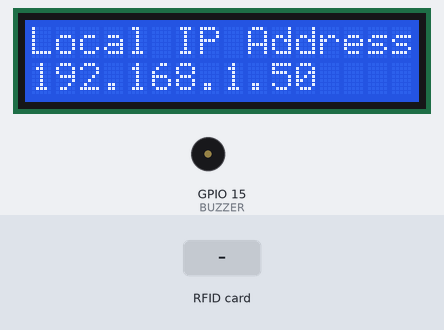
Recording of a sketch running on a simulated ESP8266 (NodeMCU). On the bench: 16×2 character LCD, buzzer (waves = sounding, pin HIGH). The inputs (shaded band) are chosen by the test bench. WiFi joins after 1.5 s; servers stay silent unless stated; what the sketch prints to the serial monitor is not drawn.

Above: at 2.2 s.
At 15.5 s:
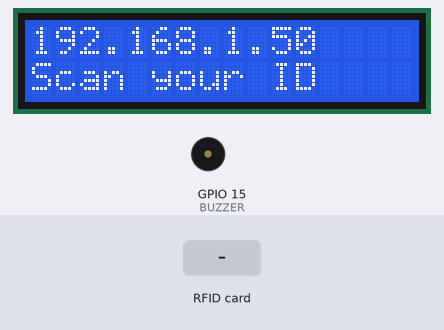
15.6 s: RFID card 5E 7A 19 C4 held to the reader
At 15.82 s:
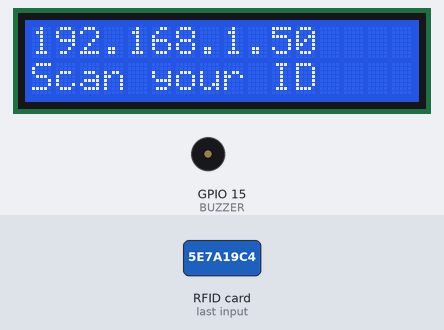
At 17.0 s:
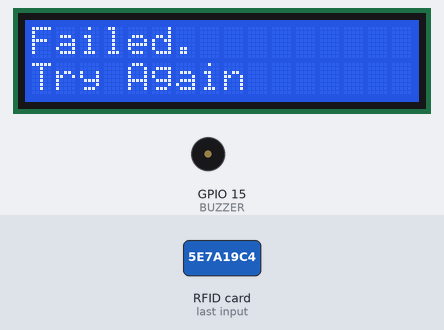
Timing chart, 0 to 18.6 s (numbered marks = the images above; inputs shaded):
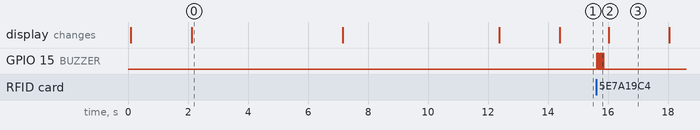

Measured:
- after the input at 15.6 s, GPIO 15 (BUZZER): alternates HIGH for 0.02 s and LOW for 0.04 s, 10 changes in all, then stays LOW, starting at once
- what the display in image 0 shows lasts 5.1 s, from 2.1 s to 7.2 s
- what the display in image 3 shows lasts 2.0 s, from 16.0 s to 18.0 s

The sketch:

readData.ino
```cpp
#include <Arduino.h>
#include <ESP8266WiFi.h>
#include <SPI.h>
#include <MFRC522.h>
#include <HTTPSRedirect.h>
#include <Wire.h>
#include <LiquidCrystal_I2C.h>

LiquidCrystal_I2C lcd(0x27, 16, 2);

//---------------------------------------------------------------------------------------------------------
// Enter Google Script Deployment ID:
const char *GScriptId = "DEPLOYMENT_ID";
String gate_number = "LOCATION"; // Location of the machine, you can use multiple

//---------------------------------------------------------------------------------------------------------
// Enter network credentials:
const char* ssid     = "WIFI_NAME";
const char* password = "PASSWORD";

//---------------------------------------------------------------------------------------------------------
String payload_base =  "{\"command\": \"insert_row\", \"sheet_name\": \"Sheet1\", \"values\": ";
String payload = "";

//---------------------------------------------------------------------------------------------------------
// Google Sheets setup (do not edit)
const char* host        = "script.google.com";
const int   httpsPort   = 443;
const char* fingerprint = "";  // Consider adding the fingerprint for better security
String url = String("/macros/s/") + GScriptId + "/exec";
HTTPSRedirect* client = nullptr;

//------------------------------------------------------------
String student_id;

int blocks[] = {4,5,6,8,9};
#define total_blocks  (sizeof(blocks) / sizeof(blocks[0]))

#define RST_PIN  0  // D3
#define SS_PIN   2  // D4
#define BUZZER   15 // D8

MFRC522 mfrc522(SS_PIN, RST_PIN);
MFRC522::MIFARE_Key key;
MFRC522::StatusCode status;

byte bufferLen = 18;
byte readBlockData[18];

/****************************************************************************************************
 * setup Function
****************************************************************************************************/
void setup() {
  //----------------------------------------------------------
  Serial.begin(9600);
  delay(10);
  Serial.println('\n');

  //----------------------------------------------------------
  SPI.begin();

  //----------------------------------------------------------
  lcd.init();
  lcd.backlight();
  lcd.clear();
  lcd.setCursor(0,0);
  lcd.print("Connecting to");
  lcd.setCursor(0,1);
  lcd.print("WiFi...");

  //----------------------------------------------------------
  WiFi.begin(ssid, password);
  Serial.print("Connecting to ");
  Serial.print(ssid); Serial.println(" ...");

  while (WiFi.status() != WL_CONNECTED) {
    delay(1000);
    Serial.print(".");
  }

  Serial.println('\n');
  Serial.println("WiFi Connected!");
  lcd.clear();
  lcd.setCursor(0,0);
  lcd.print("Local IP Address");
  lcd.setCursor(0,1);
  lcd.print(WiFi.localIP());

  //----------------------------------------------------------
  pinMode(BUZZER, OUTPUT);
  digitalWrite(BUZZER, LOW);

  //----------------------------------------------------------
  client = new HTTPSRedirect(httpsPort);
  client->setInsecure();
  client->setPrintResponseBody(true);
  client->setContentTypeHeader("application/json");

  delay(5000);
  lcd.clear();
  lcd.setCursor(0,0);
  lcd.print("Connecting to");
  lcd.setCursor(0,1);
  lcd.print("Server...");
  delay(5000);

  //----------------------------------------------------------
  Serial.print("Connecting to ");
  Serial.println(host);

  //----------------------------------------------------------
  bool flag = false;
  for(int i = 0; i < 5; i++){
    int retval = client->connect(host, httpsPort);
    if (retval == 1){
      flag = true;
      String msg = "Connected!";
      Serial.println(msg);
      lcd.clear();
      lcd.setCursor(0,0);
      lcd.print("Server");
      lcd.setCursor(0,1);
      lcd.print(msg);
      delay(2000);
      break;
    } else {
      Serial.println("Connection failed, Retrying...");
    }
  }

  //----------------------------------------------------------
  if (!flag) {
    lcd.clear();
    lcd.setCursor(0,1);
    lcd.print("Connection failed");
    Serial.print("Could not connect to server: ");
    Serial.println(host);
    delay(5000);
    return;
  }

  //----------------------------------------------------------
  delete client;
  client = nullptr;

  //----------------------------------------------------------
  lcd.clear();
  lcd.setCursor(0, 0);
  lcd.print(WiFi.localIP());
  lcd.setCursor(0, 1);
  lcd.print("Scan your ID");
}

/****************************************************************************************************
 * loop Function
****************************************************************************************************/
void loop() {
  static bool flag = false;
  if (!flag) {
    client = new HTTPSRedirect(httpsPort);
    client->setInsecure();
    flag = true;
    client->setPrintResponseBody(true);
    client->setContentTypeHeader("application/json");
  }

  if (client != nullptr) {
    if (!client->connected()) {
      int retval = client->connect(host, httpsPort);
      if (retval != 1) {
        Serial.println("Disconnected, Retrying...");
        lcd.clear();
        lcd.setCursor(0,0);
        lcd.print("Disconnected");
        lcd.setCursor(0,1);
        lcd.print("Retrying...");
        return;
      }
    }
  } else {
    Serial.println("Error creating client object!");
  }

  mfrc522.PCD_Init();
  if (!mfrc522.PICC_IsNewCardPresent()) return;
  if (!mfrc522.PICC_ReadCardSerial()) return;

  Serial.println();
  Serial.println(F("Reading last data from RFID..."));

  String values = "", data;

  for (byte i = 0; i < total_blocks; i++) {
    ReadDataFromBlock(blocks[i], readBlockData);
    if (i == 0) {
      data = String((char*)readBlockData);
      data.trim();
      student_id = data;
      values = "\"" + data + ",";
    } else {
      data = String((char*)readBlockData);
      data.trim();
      values += data + ",";
    }
  }
  values += gate_number + "\"}";

  payload = payload_base + values;

  lcd.clear();
  lcd.setCursor(0,0);
  lcd.print("Uploading Data");
  lcd.setCursor(0,1);
  lcd.print("Please Wait...");

  Serial.println("Uploading data...");
  Serial.println(payload);

  if(client->POST(url, host, payload)) {
    Serial.println("[OK] Data published.");
    lcd.clear();
    lcd.setCursor(0,0);
    lcd.print("ID "+student_id);
    lcd.setCursor(0,1);
    lcd.print("Attendance done");

    digitalWrite(BUZZER, HIGH);
    delay(500);
    digitalWrite(BUZZER, LOW);
  } else {
    Serial.println("Error while connecting");
    lcd.clear();
    lcd.setCursor(0,0);
    lcd.print("Failed.");
    lcd.setCursor(0,1);
    lcd.print("Try Again");
  }

  delay(2000);

  lcd.clear();
  lcd.setCursor(0,0);
  lcd.print(WiFi.localIP());
  lcd.setCursor(0,1);
  lcd.print("Scan your ID");
}

void ReadDataFromBlock(int blockNum, byte readBlockData[]) {
  for (byte i = 0; i < 6; i++) {
    key.keyByte[i] = 0xFF;
  }

  status = mfrc522.PCD_Authenticate(MFRC522::PICC_CMD_MF_AUTH_KEY_A, blockNum, &key, &(mfrc522.uid));

  if (status != MFRC522::STATUS_OK) {
    Serial.print("Authentication failed for Read: ");
    Serial.println(mfrc522.GetStatusCodeName(status));
    return;
  } else {
    Serial.println("Authentication success");
    digitalWrite(BUZZER, HIGH);
    delay(20);
    digitalWrite(BUZZER, LOW);
  }

  status = mfrc522.MIFARE_Read(blockNum, readBlockData, &bufferLen);
  if (status != MFRC522::STATUS_OK) {
    Serial.print("Reading failed: ");
    Serial.println(mfrc522.GetStatusCodeName(status));
    return;
  } else {
    readBlockData[16] = ' ';
    readBlockData[17] = ' ';
    Serial.println("Block was read successfully");
  }
}
```
